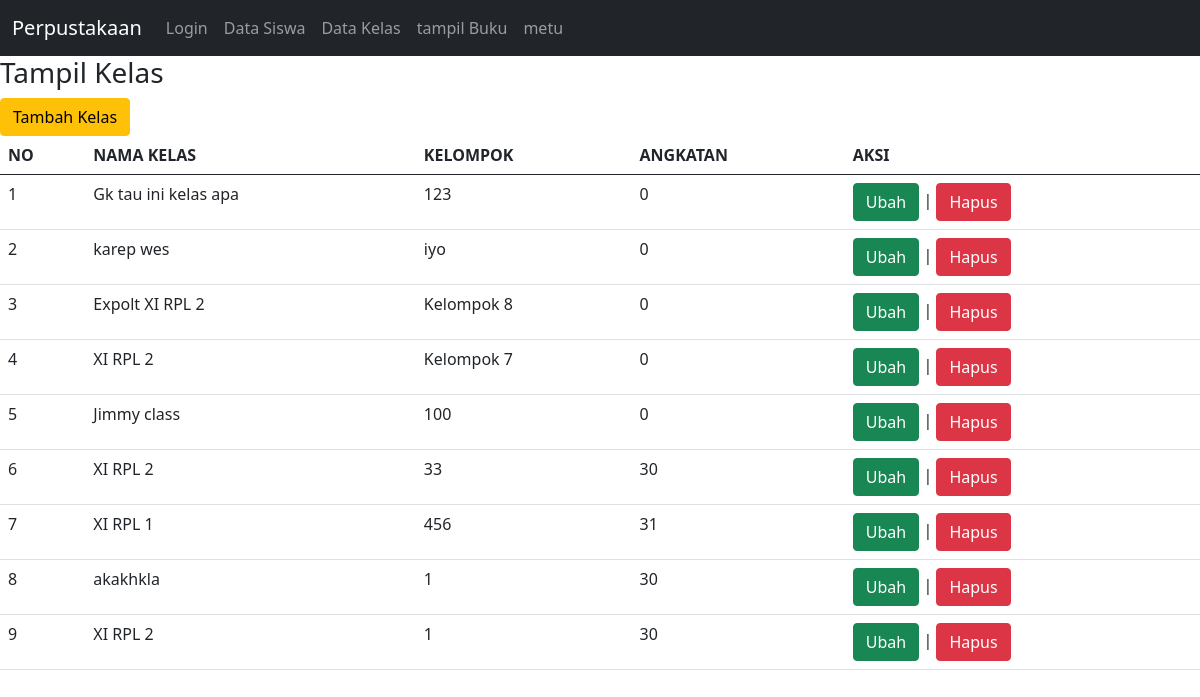
The page /tampil_kelas.php (signed in) on the database its author committed.
### tables this page shows
CREATE TABLE `kelas` (
  `id_kelas` int(11) NOT NULL,
  `nama_kelas` varchar(20) NOT NULL,
  `kelompok` varchar(20) NOT NULL,
  `angkatan` int(100) NOT NULL
);

### tampil_kelas.php (the view, shortened to what this page needs)
<html>
<head>
    <link href="https://cdn.jsdelivr.net/npm/bootstrap@5.0.1/dist/css/bootstrap.min.css" rel="stylesheet">
</head>
<body>
    <?php include 'navbar.php'; ?>
    <h3>Tampil Kelas</h3>
    <a href="tambah_kelas.php"><input type="submit" name="simpan" value="Tambah Kelas" class="btn btn-warning"></a>
    <table class="table table-hover table striped">
        <thead>
            <tr>
                <th>NO</th>
                <th>NAMA KELAS</th>
                <th>KELOMPOK</th>
                <th>ANGKATAN</th>
                <th>AKSI</th>
            </tr>
        </thead>
        <tbody>
            <?php
            include "koneksi.php";
            $qry_kelas = mysqli_query($conn, "select * from kelas");
            $no = 0;
            while ($data_kelas = mysqli_fetch_array($qry_kelas)) {
                $no++; ?>
                <tr>
                    <td><?= $no ?></td>
                    <td><?= $data_kelas['nama_kelas'] ?></td>
                    <td><?= $data_kelas['kelompok'] ?></td>
                    <td><?= $data_kelas['angkatan'] ?></td>
                    <td>
                        <a href="ubah_kelas.php?id_kelas=<?= $data_siswa['id_kelas'] ?>" onclick="return confirm('Apakah anda yakin mengupdate data ini?')" class="btn btn-success">Ubah</a> |
                        <a href="hapus_kelas.php?id_kelas=<?= $data_siswa['id_kelas'] ?>" onclick="return confirm('Apakah anda yakin menghapus data ini?')" class="btn btn-danger">Hapus</a>
                    </td>
                </tr>
            <?php
            }
            ?>
        </tbody>
    </table>
</body>
</html>

### rows shown on the page
kelas: nama_kelas "Gk tau ini kelas apa", kelompok "123", angkatan "0"
kelas: nama_kelas "karep wes", kelompok "iyo", angkatan "0"
kelas: nama_kelas "Expolt XI RPL 2", kelompok "Kelompok 8", angkatan "0"
kelas: nama_kelas "XI RPL 2", kelompok "Kelompok 7", angkatan "0"
kelas: nama_kelas "Jimmy class", kelompok "100", angkatan "0"
kelas: nama_kelas "XI RPL 2", kelompok "33", angkatan "30"
kelas: nama_kelas "XI RPL 1", kelompok "456", angkatan "31"
kelas: nama_kelas "akakhkla", kelompok "1", angkatan "30"
kelas: nama_kelas "XI RPL 2", kelompok "1", angkatan "30"
